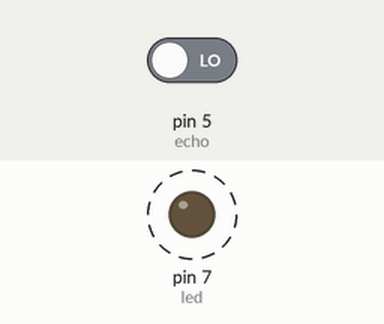
A sketch run on a simulated Arduino Uno, built with avr-gcc and run on an emulated ATmega328P. Parts: output pins drawn as LEDs (lit = HIGH). Dashed ring = blinking. The test bench sets the inputs (shaded band); at power-on: pin 5 (echo) LOW. Pins used as bus, display or sensor lines are not drawn; what the sketch prints to the serial monitor is not drawn.

Above: at 0.5 s.
Timing chart, 0 to 4.8 s (numbered marks = the images above):
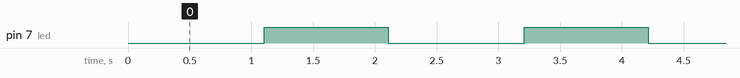

The sketch:

Arduino_Ultra_sound_sensor.ino
```cpp
int echo=5;
int trigger=6;
int led=7;


void setup() {
  // put your setup code here, to run once:
Serial.begin(9600);
pinMode(echo,INPUT);
pinMode(trigger,OUTPUT);
pinMode(led, OUTPUT);

}

void loop() {
  float dist=0;
  digitalWrite(led,LOW);
  digitalWrite(trigger,HIGH);
  delay(5);
  digitalWrite(trigger,LOW);

  int time=pulseIn(echo,HIGH);
   dist=(0.0343*time)/2 ;
  delay(100);


  if(dist<10)
  {
    digitalWrite(led,HIGH);
    delay(1000);
        Serial.print("Object detected in the Distance of (cm): ");

    Serial.println(dist);

    }

  // put your main code here, to run repeatedly:

}
```

Measured:
- by itself, pin 7 (led): alternates HIGH for 1.0 s and LOW for 1.1 s
